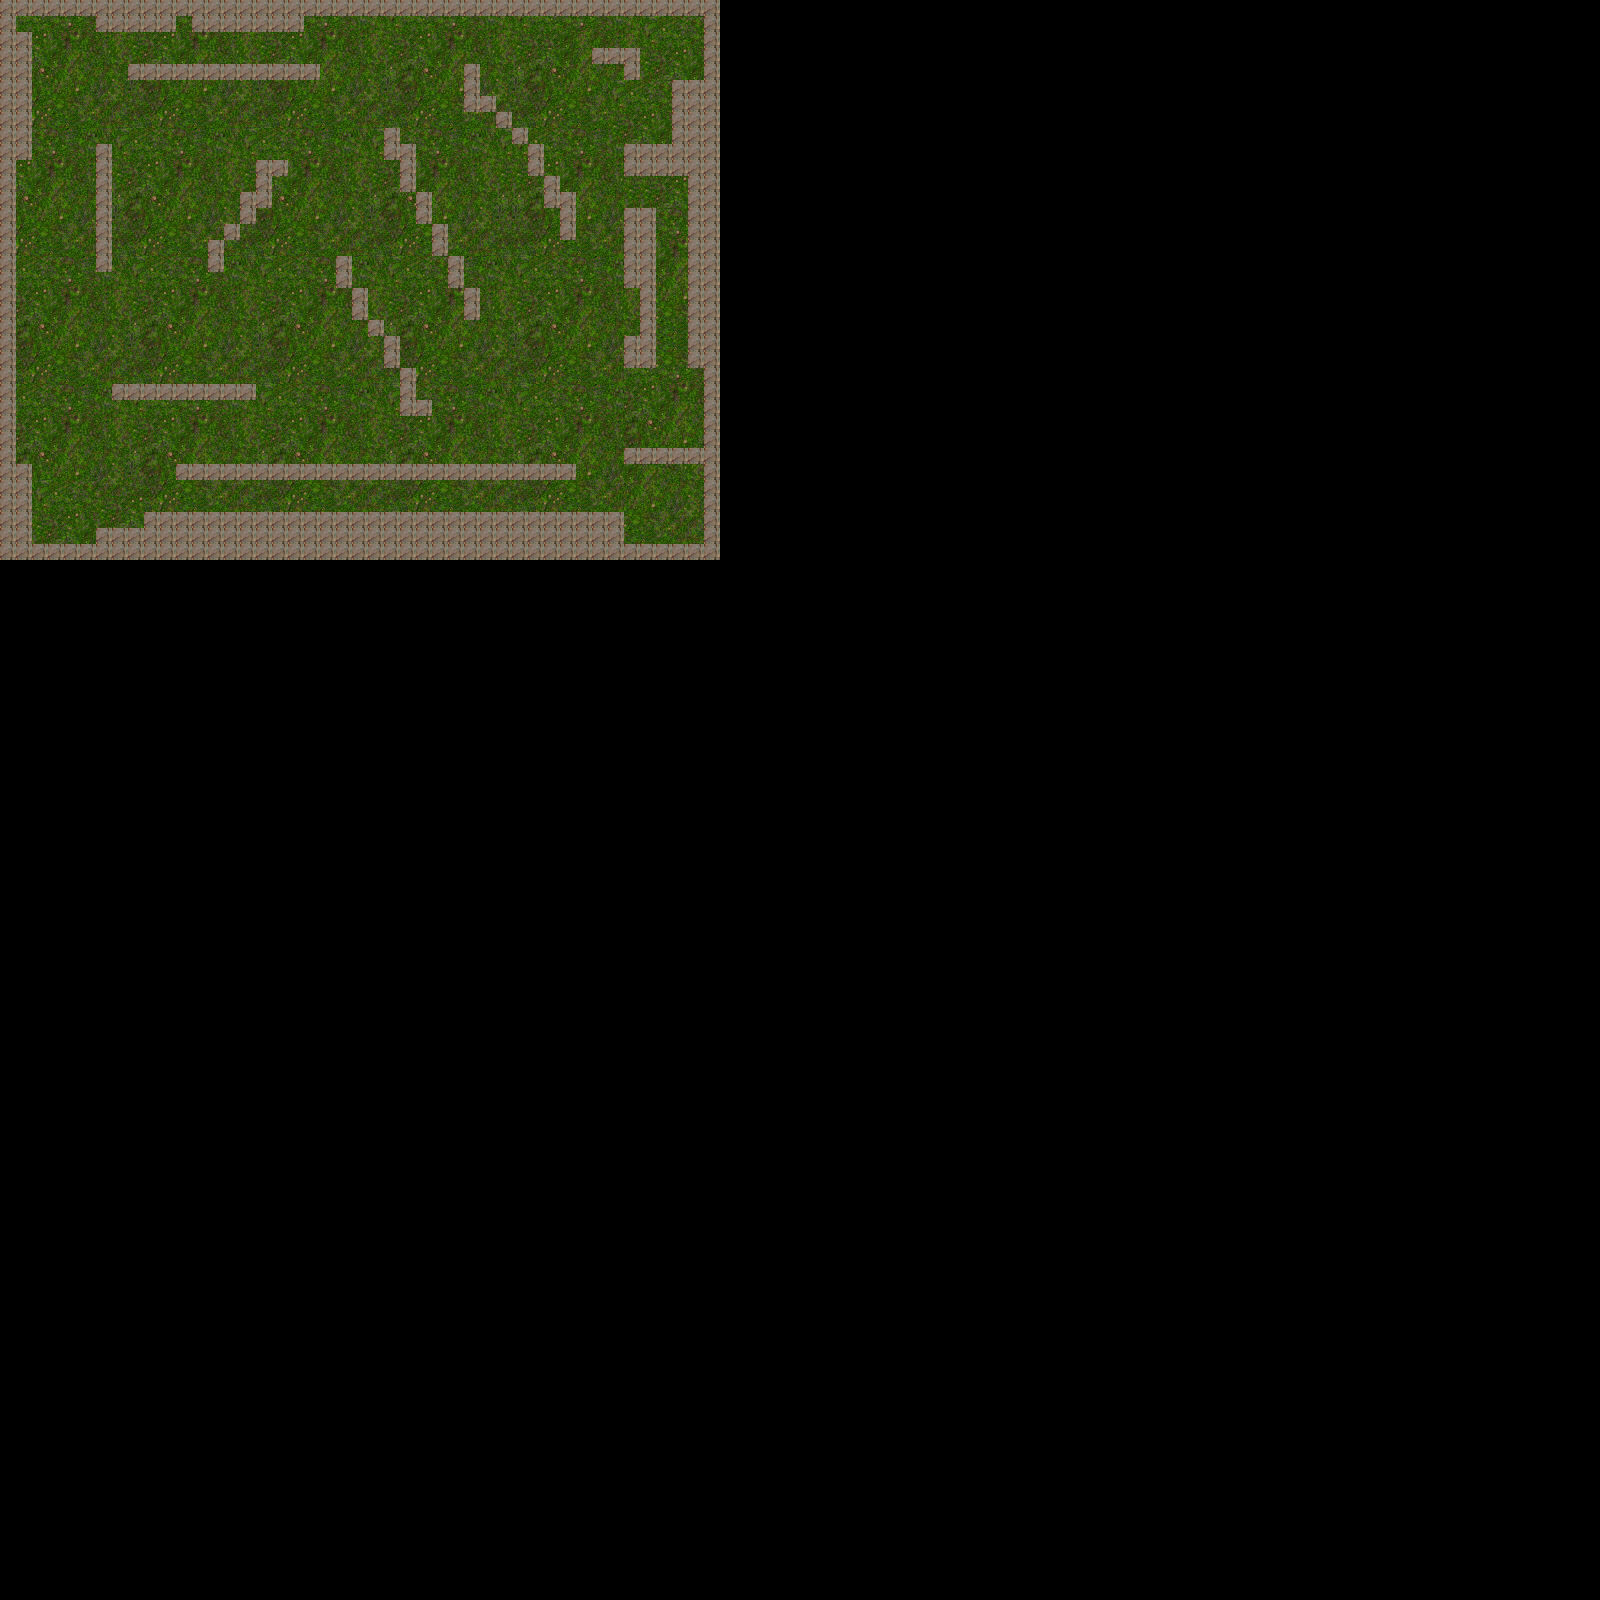

Tiled map render using the project's own tile images. Description and the map definition, with tile-layer contents summarised, below:
An orthogonal 100x100 tile map with 16x16 px tiles, 1 tile layer (Tile Layer 1), 2 tilesets.

<map version="1.0" orientation="orthogonal" width="100" height="100" tilewidth="16" tileheight="16">
 <tileset firstgid="1" name="grass" tilewidth="16" tileheight="16">
  <image source="grass.png" width="128" height="128" />
 </tileset>
 <tileset firstgid="65" name="rock" tilewidth="16" tileheight="16">
  <image source="rocks.png" width="128" height="128" />
  <tile id="0">
   <properties>
    <property name="blocked" value="true" />
   </properties>
  </tile>
 </tileset>
 <layer name="Tile Layer 1" width="100" height="100">
  <data>[10000 cells, 1575 non-empty, 65 distinct tile ids]</data>
 </layer>
</map>
